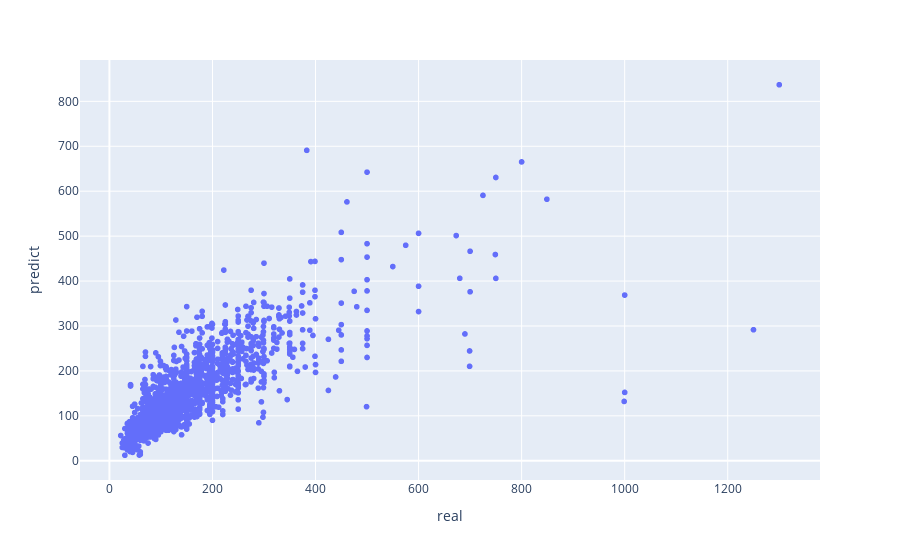

The notebook cell this image was saved under:
### Code cell
# lets view the test results
fig = px.scatter(test_values, x='real', y="predict")
fig.show()

### Figure 1 — Plotly figure (JSON) as saved in the notebook; plotly's stock layout.template omitted (floating-point values rounded to 4 significant figures; data arrays with more than 128 entries replaced by an {"elided": "..."} marker saying what was removed)
{"data": [{"hovertemplate": "real=%{x}<br>predict=%{y}<extra></extra>", "legendgroup": "", "marker": {"color": "#636efa", "symbol": "circle"}, "mode": "markers", "name": "", "showlegend": false, "type": "scattergl", "x": {"elided": "1943 float values"}, "xaxis": "x", "y": {"elided": "1943 float values"}, "yaxis": "y"}], "layout": {"legend": {"tracegroupgap": 0}, "margin": {"t": 60}, "xaxis": {"anchor": "y", "domain": [0, 1], "title": {"text": "real"}}, "yaxis": {"anchor": "x", "domain": [0, 1], "title": {"text": "predict"}}}}
